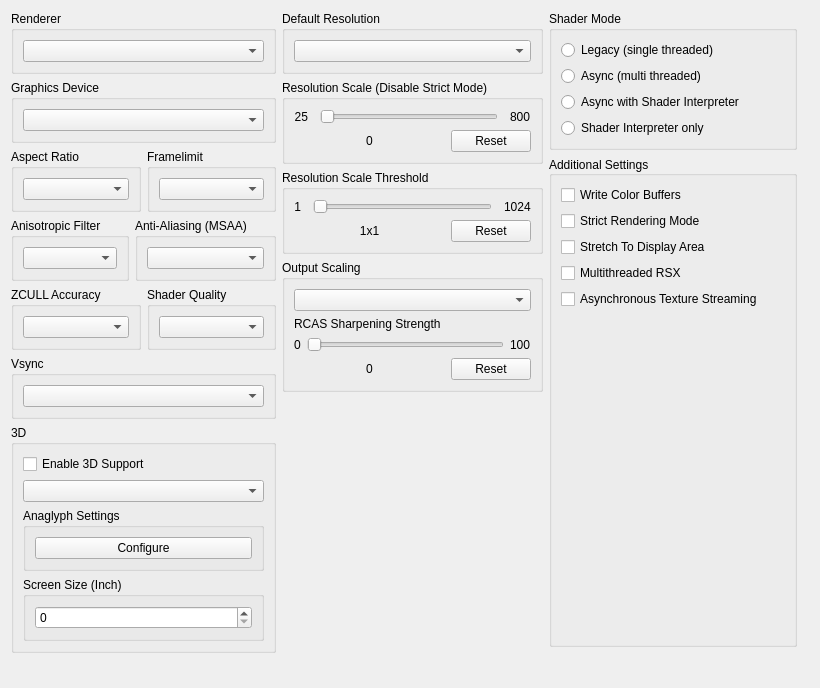
         <widget class="QWidget" name="gpuTabScrollContents">
          <property name="geometry">
           <rect>
            <x>0</x>
            <y>0</y>
            <width>820</width>
            <height>688</height>
           </rect>
          </property>
          <layout class="QVBoxLayout" name="gpuTabScrollContentsLayout">
           <item>
            <layout class="QHBoxLayout" name="gpuTabLayout" stretch="1,1,1">
             <item>
              <layout class="QVBoxLayout" name="gpuTabLayoutLeft">
               <item>
                <widget class="QGroupBox" name="gb_renderer">
                 <property name="title">
                  <string>Renderer</string>
                 </property>
                 <layout class="QVBoxLayout" name="gb_renderer_layout">
                  <item>
                   <widget class="QComboBox" name="renderBox"/>
                  </item>
                 </layout>
                </widget>
               </item>
               <item>
                <widget class="QGroupBox" name="gb_graphicsAdapter">
                 <property name="title">
                  <string>Graphics Device</string>
                 </property>
                 <layout class="QVBoxLayout" name="gb_graphicsAdapter_layout">
                  <item>
                   <widget class="QComboBox" name="graphicsAdapterBox"/>
                  </item>
                 </layout>
                </widget>
               </item>
               <item>
                <widget class="QWidget" name="widget_gpu_top" native="true">
                 <layout class="QHBoxLayout" name="widget_gpu_top_layout" stretch="1,1">
                  <property name="leftMargin">
                   <number>0</number>
                  </property>
                  <property name="topMargin">
                   <number>0</number>
                  </property>
                  <property name="rightMargin">
                   <number>0</number>
                  </property>
                  <property name="bottomMargin">
                   <number>0</number>
                  </property>
                  <item>
                   <widget class="QGroupBox" name="gb_aspectRatio">
                    <property name="title">
                     <string>Aspect Ratio</string>
                    </property>
                    <layout class="QVBoxLayout" name="gb_aspectRatio_layout">
                     <item>
                      <widget class="QComboBox" name="aspectBox"/>
                     </item>
                    </layout>
                   </widget>
                  </item>
                  <item>
                   <widget class="QGroupBox" name="gb_frameLimit">
                    <property name="title">
                     <string>Framelimit</string>
                    </property>
                    <layout class="QVBoxLayout" name="gb_frameLimit_layout">
                     <item>
                      <widget class="QComboBox" name="frameLimitBox"/>
                     </item>
                    </layout>
                   </widget>
                  </item>
                 </layout>
                </widget>
               </item>
               <item>
                <widget class="QWidget" name="widget_gpu_bottom" native="true">
                 <layout class="QHBoxLayout" name="widget_gpu_bottom_layout" stretch="1,1">
                  <property name="leftMargin">
                   <number>0</number>
                  </property>
                  <property name="topMargin">
                   <number>0</number>
                  </property>
                  <property name="rightMargin">
                   <number>0</number>
                  </property>
                  <property name="bottomMargin">
                   <number>0</number>
                  </property>
                  <item>
                   <widget class="QGroupBox" name="gb_anisotropicFilter">
                    <property name="title">
                     <string>Anisotropic Filter</string>
                    </property>
                    <layout class="QVBoxLayout" name="gb_anisotropicFilter_layout">
                     <item>
                      <widget class="QComboBox" name="anisotropicFilterOverride"/>
                     </item>
                    </layout>
                   </widget>
                  </item>
                  <item>
                   <widget class="QGroupBox" name="gb_antiAliasing">
                    <property name="title">
                     <string>Anti-Aliasing (MSAA)</string>
                    </property>
                    <layout class="QVBoxLayout" name="gb_antiAliasing_layout">
                     <item>
                      <widget class="QComboBox" name="antiAliasing"/>
                     </item>
                    </layout>
                   </widget>
                  </item>
                 </layout>
                </widget>
               </item>
               <item>
                <widget class="QWidget" name="widget_gpu_3" native="true">
                 <layout class="QHBoxLayout" name="widget_gpu_3_layout" stretch="1,1">
                  <property name="leftMargin">
                   <number>0</number>
                  </property>
                  <property name="topMargin">
                   <number>0</number>
                  </property>
                  <property name="rightMargin">
                   <number>0</number>
                  </property>
                  <property name="bottomMargin">
                   <number>0</number>
                  </property>
                  <item>
                   <widget class="QGroupBox" name="gbZCULL">
                    <property name="title">
                     <string>ZCULL Accuracy</string>
                    </property>
                    <layout class="QVBoxLayout" name="gbZCULL_layout">
                     <item>
                      <widget class="QComboBox" name="zcullPrecisionMode"/>
                     </item>
                    </layout>
                   </widget>
                  </item>
                  <item>
                   <widget class="QGroupBox" name="gbShaderPrecision">
                    <property name="title">
                     <string>Shader Quality</string>
                    </property>
                    <layout class="QVBoxLayout" name="gbShaderPrecision_layout">
                     <item>
                      <widget class="QComboBox" name="shaderPrecision"/>
                     </item>
                    </layout>
                   </widget>
                  </item>
                 </layout>
                </widget>
               </item>
               <item>
                <widget class="QWidget" name="widget_gpu_4" native="true">
                 <layout class="QHBoxLayout" name="widget_gpu_4_layout" stretch="1">
                  <property name="leftMargin">
                   <number>0</number>
                  </property>
                  <property name="topMargin">
                   <number>0</number>
                  </property>
                  <property name="rightMargin">
                   <number>0</number>
                  </property>
                  <property name="bottomMargin">
                   <number>0</number>
                  </property>
                  <item>
                   <widget class="QGroupBox" name="gbVsync">
                    <property name="title">
                     <string>Vsync</string>
                    </property>
                    <layout class="QVBoxLayout" name="gbVsync_layout">
                     <item>
                      <widget class="QComboBox" name="vsyncMode"/>
                     </item>
                    </layout>
                   </widget>
                  </item>
                 </layout>
                </widget>
               </item>
               <item>
                <widget class="QGroupBox" name="gb_stereo">
                 <property name="title">
                  <string>3D</string>
                 </property>
                 <layout class="QVBoxLayout" name="gb_stereo_layout">
                  <item>
                   <widget class="QCheckBox" name="stereoRenderEnabled">
                    <property name="text">
                     <string>Enable 3D Support</string>
                    </property>
                   </widget>
                  </item>
                  <item>
                   <widget class="QComboBox" name="stereoRenderMode"/>
                  </item>
                  <item>
                   <widget class="QGroupBox" name="gb_anaglyph_settings">
                    <property name="title">
                     <string>Anaglyph Settings</string>
                    </property>
                    <layout class="QHBoxLayout" name="layout_gb_anaglyph_settings">
                     <item>
                      <widget class="QPushButton" name="pb_anaglyph_settings">
                       <property name="text">
                        <string>Configure</string>
                       </property>
                      </widget>
                     </item>
                    </layout>
                   </widget>
                  </item>
                  <item>
                   <widget class="QGroupBox" name="gb_screen_size">
                    <property name="title">
                     <string>Screen Size (Inch)</string>
                    </property>
                    <layout class="QVBoxLayout" name="layout_gb_screen_size">
                     <item>
                      <widget class="QSpinBox" name="sb_screen_size"/>
                     </item>
                    </layout>
                   </widget>
                  </item>
                 </layout>
                </widget>
               </item>
               <item>
                <widget class="vr_settings_widget" name="vr_settings" native="true"/>
               </item>
               <item>
                <spacer name="gpu_tab_layout_right_spacer">
                 <property name="orientation">
                  <enum>Qt::Orientation::Vertical</enum>
                 </property>
                 <property name="sizeType">
                  <enum>QSizePolicy::Policy::MinimumExpanding</enum>
                 </property>
                 <property name="sizeHint" stdset="0">
                  <size>
                   <width>0</width>
                   <height>0</height>
                  </size>
                 </property>
                </spacer>
               </item>
              </layout>
             </item>
             <item>
              <layout class="QVBoxLayout" name="gpuTabLayoutMiddle">
               <item>
                <widget class="QGroupBox" name="gb_default_resolution">
                 <property name="title">
                  <string>Default Resolution</string>
                 </property>
                 <layout class="QVBoxLayout" name="gb_default_resolution_layout">
                  <item>
                   <widget class="QComboBox" name="resBox"/>
                  </item>
                 </layout>
                </widget>
               </item>
               <item>
                <layout class="QVBoxLayout" name="layout_resolution_scale">
                 <property name="spacing">
                  <number>6</number>
                 </property>
                 <property name="leftMargin">
                  <number>0</number>
                 </property>
                 <item>
                  <widget class="QGroupBox" name="gb_resolutionScale">
                   <property name="title">
                    <string>Resolution Scale (Disable Strict Mode)</string>
                   </property>
                   <layout class="QVBoxLayout" name="gb_resolutionScale_layout">
                    <item>
                     <widget class="QWidget" name="resolutionScaleLayoutTop" native="true">
                      <layout class="QHBoxLayout" name="horizontalLayout_23" stretch="0,1,0">
                       <property name="spacing">
                        <number>12</number>
                       </property>
                       <property name="leftMargin">
                        <number>0</number>
                       </property>
                       <property name="topMargin">
                        <number>0</number>
                       </property>
                       <property name="rightMargin">
                        <number>0</number>
                       </property>
                       <property name="bottomMargin">
                        <number>0</number>
                       </property>
                       <item>
                        <widget class="QLabel" name="resolutionScaleMin">
                         <property name="text">
                          <string>25</string>
                         </property>
                         <property name="alignment">
                          <set>Qt::AlignmentFlag::AlignRight|Qt::AlignmentFlag::AlignTrailing|Qt::AlignmentFlag::AlignVCenter</set>
                         </property>
                        </widget>
                       </item>
                       <item>
                        <widget class="QSlider" name="resolutionScale">
                         <property name="orientation">
                          <enum>Qt::Orientation::Horizontal</enum>
                         </property>
                        </widget>
                       </item>
                       <item>
                        <widget class="QLabel" name="resolutionScaleMax">
                         <property name="text">
                          <string>800</string>
                         </property>
                        </widget>
                       </item>
                      </layout>
                     </widget>
                    </item>
                    <item>
                     <layout class="QHBoxLayout" name="resolutionScaleLayoutBottom" stretch="1,0">
                      <item>
                       <widget class="QLabel" name="resolutionScaleVal">
                        <property name="text">
                         <string>0</string>
                        </property>
                        <property name="alignment">
                         <set>Qt::AlignmentFlag::AlignCenter</set>
                        </property>
                       </widget>
                      </item>
                      <item>
                       <widget class="QPushButton" name="resolutionScaleReset">
                        <property name="text">
                         <string>Reset</string>
                        </property>
                       </widget>
                      </item>
                     </layout>
                    </item>
                   </layout>
                  </widget>
                 </item>
                 <item>
                  <widget class="QGroupBox" name="gb_minimumScalableDimension">
                   <property name="title">
                    <string>Resolution Scale Threshold</string>
                   </property>
                   <layout class="QVBoxLayout" name="gb_minimumScalableDimension_layout">
                    <item>
                     <layout class="QHBoxLayout" name="minimumScalableDimensionLayoutTop" stretch="0,1,0">
                      <property name="spacing">
                       <number>12</number>
                      </property>
                      <item>
                       <widget class="QLabel" name="minimumScalableDimensionMin">
                        <property name="text">
                         <string>1</string>
                        </property>
                        <property name="alignment">
                         <set>Qt::AlignmentFlag::AlignRight|Qt::AlignmentFlag::AlignTrailing|Qt::AlignmentFlag::AlignVCenter</set>
                        </property>
                       </widget>
                      </item>
                      <item>
                       <widget class="QSlider" name="minimumScalableDimension">
                        <property name="orientation">
                         <enum>Qt::Orientation::Horizontal</enum>
                        </property>
                       </widget>
                      </item>
                      <item>
                       <widget class="QLabel" name="minimumScalableDimensionMax">
                        <property name="text">
                         <string>1024</string>
                        </property>
                       </widget>
                      </item>
                     </layout>
                    </item>
                    <item>
                     <layout class="QHBoxLayout" name="minimumScalableDimensionLayoutBottom" stretch="1,0">
                      <item>
                       <widget class="QLabel" name="minimumScalableDimensionVal">
                        <property name="text">
                         <string>1x1</string>
                        </property>
                        <property name="alignment">
                         <set>Qt::AlignmentFlag::AlignCenter</set>
                        </property>
                       </widget>
                      </item>
                      <item>
                       <widget class="QPushButton" name="minimumScalableDimensionReset">
                        <property name="text">
                         <string>Reset</string>
                        </property>
                       </widget>
                      </item>
                     </layout>
                    </item>
                   </layout>
                  </widget>
                 </item>
                </layout>
               </item>
               <item>
                <widget class="QGroupBox" name="gb_outputScaling">
                 <property name="title">
                  <string>Output Scaling</string>
                 </property>
                 <layout class="QVBoxLayout" name="gb_Upscaling_layout">
                  <item>
                   <widget class="QComboBox" name="outputScalingMode"/>
                  </item>
                  <item>
                   <widget class="QWidget" name="fsrSharpeningStrengthWidget" native="true">
                    <layout class="QVBoxLayout" name="fsrSharpeningWidgetLayout">
                     <property name="leftMargin">
                      <number>0</number>
                     </property>
                     <property name="topMargin">
                      <number>0</number>
                     </property>
                     <property name="rightMargin">
                      <number>0</number>
                     </property>
                     <property name="bottomMargin">
                      <number>0</number>
                     </property>
                     <item>
                      <widget class="QLabel" name="fsrSharpeningStrengthLabel">
                       <property name="sizePolicy">
                        <sizepolicy hsizetype="Preferred" vsizetype="Preferred">
                         <horstretch>0</horstretch>
                         <verstretch>0</verstretch>
                        </sizepolicy>
                       </property>
                       <property name="text">
                        <string>RCAS Sharpening Strength</string>
                       </property>
                       <property name="alignment">
                        <set>Qt::AlignmentFlag::AlignBottom|Qt::AlignmentFlag::AlignLeading|Qt::AlignmentFlag::AlignLeft</set>
                       </property>
                       <property name="margin">
                        <number>1</number>
                       </property>
                      </widget>
                     </item>
                     <item>
                      <layout class="QHBoxLayout" name="fsrSharpeningLayoutTop">
                       <item>
                        <widget class="QLabel" name="minSharpeningVal">
                         <property name="text">
                          <string>0</string>
                         </property>
                        </widget>
                       </item>
                       <item>
                        <widget class="QSlider" name="fsrSharpeningStrength">
                         <property name="orientation">
                          <enum>Qt::Orientation::Horizontal</enum>
                         </property>
                        </widget>
                       </item>
                       <item>
                        <widget class="QLabel" name="maxSharpeningVal">
                         <property name="sizePolicy">
                          <sizepolicy hsizetype="Minimum" vsizetype="Preferred">
                           <horstretch>0</horstretch>
                           <verstretch>0</verstretch>
                          </sizepolicy>
                         </property>
                         <property name="text">
                          <string>100</string>
                         </property>
                        </widget>
                       </item>
                      </layout>
                     </item>
                     <item>
                      <layout class="QHBoxLayout" name="fsrSharpeningLayoutBottom" stretch="1,0">
                       <item>
                        <widget class="QLabel" name="fsrSharpeningStrengthVal">
                         <property name="text">
                          <string>0</string>
                         </property>
                         <property name="alignment">
                          <set>Qt::AlignmentFlag::AlignCenter</set>
                         </property>
                        </widget>
                       </item>
                       <item>
                        <widget class="QPushButton" name="fsrSharpeningStrengthReset">
                         <property name="text">
                          <string>Reset</string>
                         </property>
                        </widget>
                       </item>
                      </layout>
                     </item>
                    </layout>
                   </widget>
                  </item>
                 </layout>
                </widget>
               </item>
               <item>
                <spacer name="gpu_tab_layout_middle_spacer">
                 <property name="orientation">
                  <enum>Qt::Orientation::Vertical</enum>
                 </property>
                 <property name="sizeType">
                  <enum>QSizePolicy::Policy::MinimumExpanding</enum>
                 </property>
                 <property name="sizeHint" stdset="0">
                  <size>
                   <width>0</width>
                   <height>0</height>
                  </size>
                 </property>
                </spacer>
               </item>
              </layout>
             </item>
             <item>
              <layout class="QVBoxLayout" name="gpuTabLayoutRight">
               <property name="rightMargin">
                <number>12</number>
               </property>
               <property name="bottomMargin">
                <number>12</number>
               </property>
               <item>
                <widget class="QGroupBox" name="gb_shader_mode">
                 <property name="minimumSize">
                  <size>
                   <width>0</width>
                   <height>123</height>
                  </size>
                 </property>
                 <property name="title">
                  <string>Shader Mode</string>
                 </property>
                 <layout class="QVBoxLayout" name="verticalLayout">
                  <item>
                   <widget class="QRadioButton" name="rb_legacy_recompiler">
                    <property name="text">
                     <string notr="true">Legacy (single threaded)</string>
                    </property>
                   </widget>
                  </item>
                  <item>
                   <widget class="QRadioButton" name="rb_async_recompiler">
                    <property name="text">
                     <string notr="true">Async (multi threaded)</string>
                    </property>
                   </widget>
                  </item>
                  <item>
                   <widget class="QRadioButton" name="rb_async_with_shader_interpreter">
                    <property name="text">
                     <string notr="true">Async with Shader Interpreter</string>
                    </property>
                   </widget>
                  </item>
                  <item>
                   <widget class="QRadioButton" name="rb_shader_interpreter_only">
                    <property name="text">
                     <string notr="true">Shader Interpreter only</string>
                    </property>
                   </widget>
                  </item>
                 </layout>
                </widget>
               </item>
               <item>
                <widget class="QGroupBox" name="gb_additional_settings">
                 <property name="title">
                  <string>Additional Settings</string>
                 </property>
                 <property name="alignment">
                  <set>Qt::AlignmentFlag::AlignLeading|Qt::AlignmentFlag::AlignLeft|Qt::AlignmentFlag::AlignVCenter</set>
                 </property>
                 <layout class="QVBoxLayout" name="gb_additional_settings_layout">
                  <item>
                   <widget class="QCheckBox" name="dumpColor">
                    <property name="text">
                     <string>Write Color Buffers</string>
                    </property>
                   </widget>
                  </item>
                  <item>
                   <widget class="QCheckBox" name="strictModeRendering">
                    <property name="text">
                     <string>Strict Rendering Mode</string>
                    </property>
                   </widget>
                  </item>
                  <item>
                   <widget class="QCheckBox" name="stretchToDisplayArea">
                    <property name="text">
                     <string>Stretch To Display Area</string>
                    </property>
                   </widget>
                  </item>
                  <item>
                   <widget class="QCheckBox" name="multithreadedRSX">
                    <property name="text">
                     <string>Multithreaded RSX</string>
                    </property>
                   </widget>
                  </item>
                  <item>
                   <widget class="QCheckBox" name="asyncTextureStreaming">
                    <property name="text">
                     <string>Asynchronous Texture Streaming</string>
                    </property>
                   </widget>
                  </item>
                  <item>
                   <spacer name="additional_settings_spacer">
                    <property name="orientation">
                     <enum>Qt::Orientation::Vertical</enum>
                    </property>
                    <property name="sizeType">
                     <enum>QSizePolicy::Policy::MinimumExpanding</enum>
                    </property>
                    <property name="sizeHint" stdset="0">
                     <size>
                      <width>0</width>
                      <height>0</height>
                     </size>
                    </property>
                   </spacer>
                  </item>
                 </layout>
                </widget>
               </item>
              </layout>
             </item>
            </layout>
           </item>
           <item>
            <spacer name="gpuTabSpacer">
             <property name="orientation">
              <enum>Qt::Orientation::Vertical</enum>
             </property>
             <property name="sizeType">
              <enum>QSizePolicy::Policy::MinimumExpanding</enum>
             </property>
             <property name="sizeHint" stdset="0">
              <size>
               <width>0</width>
               <height>0</height>
              </size>
             </property>
            </spacer>
           </item>
          </layout>
         </widget>
